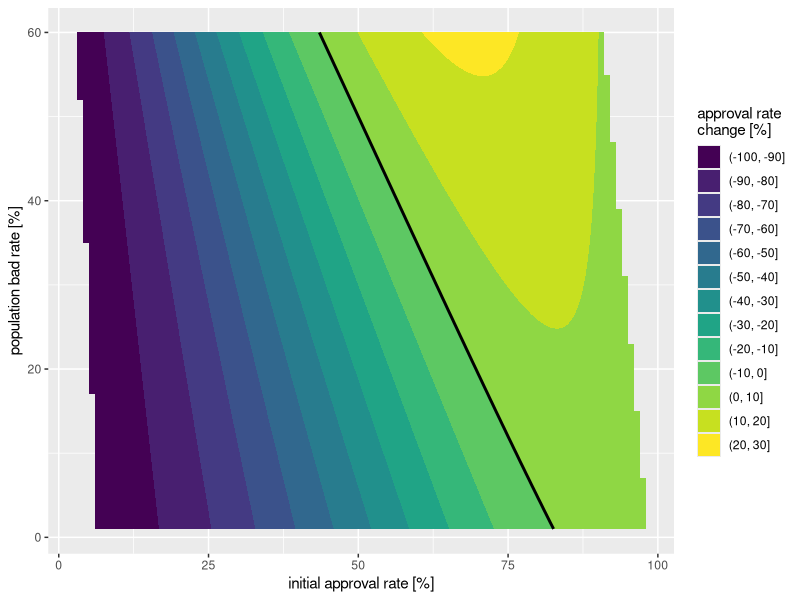

Write R code to recreate this figure.
#GINI1<-.8
#GINI2<-.6
#B<-.1
#a0<-.5

# ROC curve model
FuncMidNormal<-function(x,g){pnorm(qnorm((g+1)/2)*sqrt(2)+qnorm(x))}
#FuncMidFractal<-function(x,g){0.5*(1-(1-x)^((1+g)/(1-g)))+0.5*x^((1-g)/(1+g))}

#Gini of f ROC curve above cutoff x calculation
GiniP<-function(f, x){2*(integrate(f,x,1)$value-(1-x)*f(x))/((1-x)*(1-f(x)))-1}
 
#approval increase calculation
a3_in<-function(GINI1, GINI2, B, a0)
{ tryCatch({
y0<-function(x){FuncMidNormal(x,GINI1)}
y1<-function(x){FuncMidNormal(x,GINI2)}

phi0<-function(x){(1-B)*(1-x)+B*(1-y0(x))-a0}
x0<-as.numeric(uniroot(phi0,lower=0,upper=1,tol = .Machine$double.eps)[1])
b0 <- B*(1-y0(x0))/a0

deriv0 <-  numDeriv::grad(y0, x0)
mbr0 <- (1+(1-B)/B/deriv0)^(-1)
ir0 <-  mbr0/(1-mbr0)
profit0 <- a0*(ir0*(1-b0)-b0)
# ginip0 <- GiniP(y0,x0)

phi3<-function(x){numDeriv::grad(y1, x)-deriv0}
x3 <- as.numeric(uniroot(phi3,lower=0+1/1000,upper=1-1/1000,tol = .Machine$double.eps)[1])
a3 <- ((1-B)*(1-x3)+B*(1-y1(x3)))
b3 <- B*(1-y1(x3))/a3

# deriv3 <- numDeriv::grad(y1, x3)
# mbr3 <- (1+(1-B)/B/deriv3)^(-1)
#ir3 <- ir0
profit3 <- a3*(ir0*(1-b3)-b3)
# ginip3 <-GiniP(y1,x3)

# b3_change <- b3/b0-1
# profit3/profit0-1

a3/a0-1}, error=function(err) NA)
}

#do not show scientific notation
options(scipen=99)

a3_inaVV<-Vectorize(function(y){
a3_inaV<-Vectorize(function(x){a3_in(.6,.4,y,x)})
a3_inaV(1:99/100)})

m<-a3_inaVV(1:60/100)
#View(m)

m.df <- reshape2::melt(m, c("x", "y"), value.name = "z")

library(ggplot2)
ggplot(m.df, aes(x = x, y = y, z = z*100)) +
  geom_contour_filled() +
  geom_contour(breaks=c(0), colour='black', lwd=1) +
#  stat_contour(aes(colour = ..level..)) +
  xlab("initial approval rate [%]") +
  ylab("population bad rate [%]") +
  guides(fill=guide_legend(title="approval rate\nchange [%]"))

summary(lm(z~x*y, data=m.df))

# xlab('Gini 2') + ylab('Correlation') 

# m.df[m.df$x==75 & m.df$y==50,]
# m.df[m.df$x==50 & m.df$y==75,]

